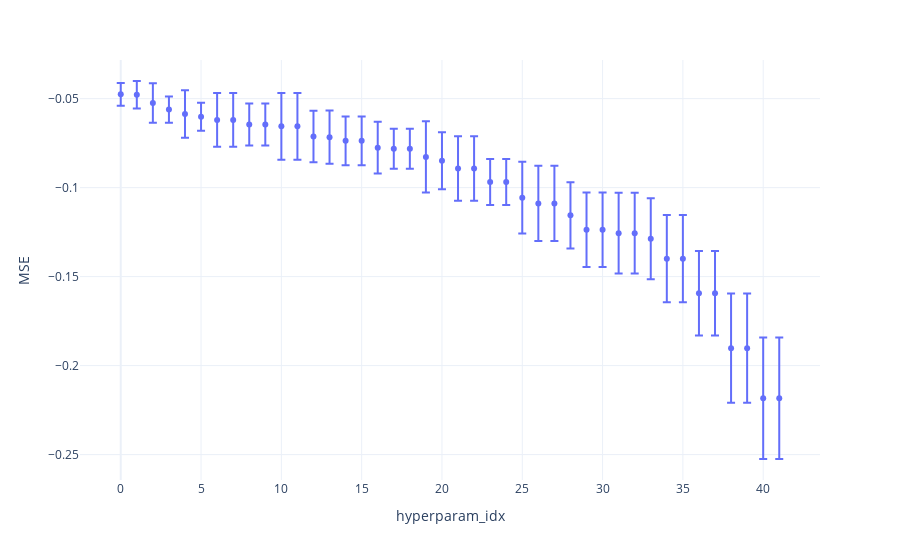

Notebook source saved alongside this figure:
### Markdown cell above
## KNN

### Code cell
from sklearn.neighbors import KNeighborsRegressor

param_grid = {
    "knn__n_neighbors" : [3,5,7,9,11,13,15],
    "knn__weights" : ["uniform", "distance"],
    "knn__metric" : ["minkowski","euclidean","manhattan"]
}

search = train_model(
    param_grid = param_grid, 
    estimator = KNeighborsRegressor(),
    estimator_name = "knn",
    train_set=(X_train, y_train)
)

print(f"Best Params : {search.best_params_}")
print(f"Best train score : {search.best_score_}")

# Cv results
results, p = get_cv_result(search)
results = results[["param_knn__n_neighbors","param_knn__weights","param_knn__metric","mean_train_score","std_train_score"]]
#print(results.head())
p.show()

### Figure 1 — Plotly figure (JSON) as saved in the notebook; plotly's stock layout.template omitted (floating-point values rounded to 4 significant figures)
{"data": [{"error_y": {"array": [0.006339, 0.007738, 0.01107, 0.00734, 0.01334, 0.007838, 0.01511, 0.01511, 0.01178, 0.01178, 0.01874, 0.01874, 0.01448, 0.01497, 0.01376, 0.01376, 0.0145, 0.01121, 0.01121, 0.02004, 0.01601, 0.01814, 0.01814, 0.01292, 0.01292, 0.02013, 0.02112, 0.02112, 0.01861, 0.02096, 0.02096, 0.02264, 0.02264, 0.02272, 0.02451, 0.02451, 0.02378, 0.02378, 0.03064, 0.03064, 0.0341, 0.0341]}, "hovertemplate": "x=%{x}<br>y=%{y}<extra></extra>", "legendgroup": "", "marker": {"color": "#636efa", "symbol": "circle"}, "mode": "markers", "name": "", "orientation": "v", "showlegend": false, "type": "scatter", "x": [0, 1, 2, 3, 4, 5, 6, 7, 8, 9, 10, 11, 12, 13, 14, 15, 16, 17, 18, 19, 20, 21, 22, 23, 24, 25, 26, 27, 28, 29, 30, 31, 32, 33, 34, 35, 36, 37, 38, 39, 40, 41], "xaxis": "x", "y": [-0.04761, -0.04784, -0.05246, -0.05615, -0.05871, -0.06018, -0.06199, -0.06199, -0.06456, -0.06456, -0.06558, -0.06558, -0.0713, -0.07166, -0.07374, -0.07374, -0.07756, -0.07821, -0.07821, -0.08276, -0.08488, -0.08925, -0.08925, -0.09685, -0.09685, -0.1056, -0.1089, -0.1089, -0.1156, -0.1237, -0.1237, -0.1256, -0.1256, -0.1287, -0.1399, -0.1399, -0.1594, -0.1594, -0.1902, -0.1902, -0.2184, -0.2184], "yaxis": "y"}], "layout": {"legend": {"tracegroupgap": 0}, "margin": {"t": 60}, "xaxis": {"anchor": "y", "domain": [0, 1], "title": {"text": "hyperparam_idx"}}, "yaxis": {"anchor": "x", "domain": [0, 1], "title": {"text": "MSE"}}}}
